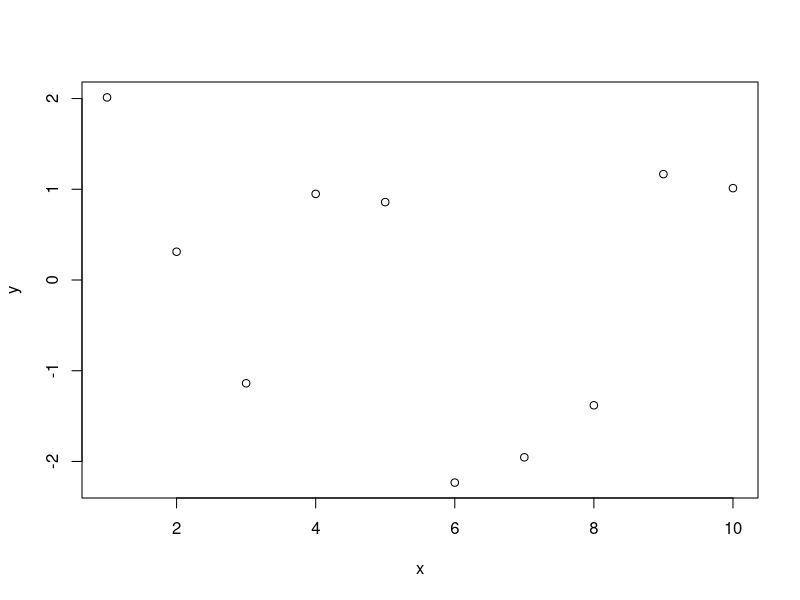

Write R code to recreate this figure.
## ---- chunk 1
knitr::opts_chunk$set(echo = TRUE)
## ---- chunk 2
library(MASS)
linearModelA <- lm(Gas ~ Temp, data = whiteside)
## ---- chunk 3
names(linearModelA)
## ---- chunk 4
linearModelA$coefficients
## ---- chunk 5
summary(linearModelA)
## ---- chunk 6
library(MASS)
set.seed(331)
x <- seq(1, 10, 1)
y <- rnorm(10)
full <- data.frame(x = x, y = y)
xT <- sort(sample(x, size = 5, replace = FALSE))
train <- full[xT, ]


## ---- chunk 7
model0 <- lm(y ~ 1, data = train)
model1 <- lm(y ~ x, data = train)
model2 <- lm(y ~ x + I(x^2), data = train)
model3 <- lm(y ~ x + I(x^2) + I(x^3), data = train)
model4 <- lm(y ~ x + I(x^2) + I(x^3) + I(x^4), data = train)

## ---- chunk 8
yHat0 <-predict(model0, newdata=full)
yHat  <-predict(model1, newdata=full)
yHat2 <-predict(model2, newdata=full)
yHat3 <-predict(model3, newdata=full)
yHat4 <-predict(model4, newdata=full)
plot(x,y)

## ---- chunk 9
#TVHflags <- TVHsplit(whiteside, split = c(0.5, 0.5, 0))
#trainSub <- whiteside[which(TVHflags == "T"), ]
#validSub <- whiteside[which(TVHflags == "V"), ]
## ---- chunk 10
#linearModelB <- lm(Gas ~ Temp, data = trainSub)
#GasHatBT <- predict(linearModelB, newdata = trainSub)
#GasHatBV <- predict(linearModelB, newdata = validSub)
## ---- chunk 11
#GasHatBT <- predict(linearModelB, newdata = trainSub)
#GasHatBV <- predict(linearModelB, newdata = validSub)
#ek <- GasHatBT - trainSub$Gas
#mseBT <- mean(ek^2)
#mseBT
## [1] 0.5179938

## ---- chunk 12
library(MASS)
badTrain <- whiteside[1:28, ]
badValid <- whiteside[29:56, ]
badModel <- lm(Gas ~ Temp, data = badTrain)
badGasHatT <- predict(badModel, newdata = badTrain)
badGasHatV <- predict(badModel, newdata = badValid)
## ---- chunk 13
#Cars93Flag <- TVHsplit(Cars93, split = c(0.5, 0.5, 0.0))
#Cars93T <- Cars93[which(Cars93Flag == "T"), ]
#Cars93V <- Cars93[which(Cars93Flag == "V"), ]
#Cars93Model5 <- lm(Horsepower ~ Price, data = Cars93T2)
#summary(Cars93Model5)
##
## Call:
## lm(formula = Horsepower ~ Price, data = Cars93T2)

## ---- chunk 14
#library(MASS)
#linearModelC <- lm(Gas ~ Temp + Insul, data = trainSub)
#summary(linearModelC)
#GasHatCV <- predict(linearModelC, newdata = validSub)

## ---- chunk 15
library(MASS)
head(whiteside)
whitesideMod <- whiteside
whitesideMod$Temp[40] <- 9999
whitesideMod$Gas[40] <- 9999
model1 <- lm(Gas ~ Temp, data = whiteside)
model1 <- lm(Gas ~ Temp, data = whitesideMod)
model1 <- lm(Gas ~ Temp, data = whiteside)
model1 <- lm(Gas ~ Temp, data = whitesideMod)
summary(model2)

